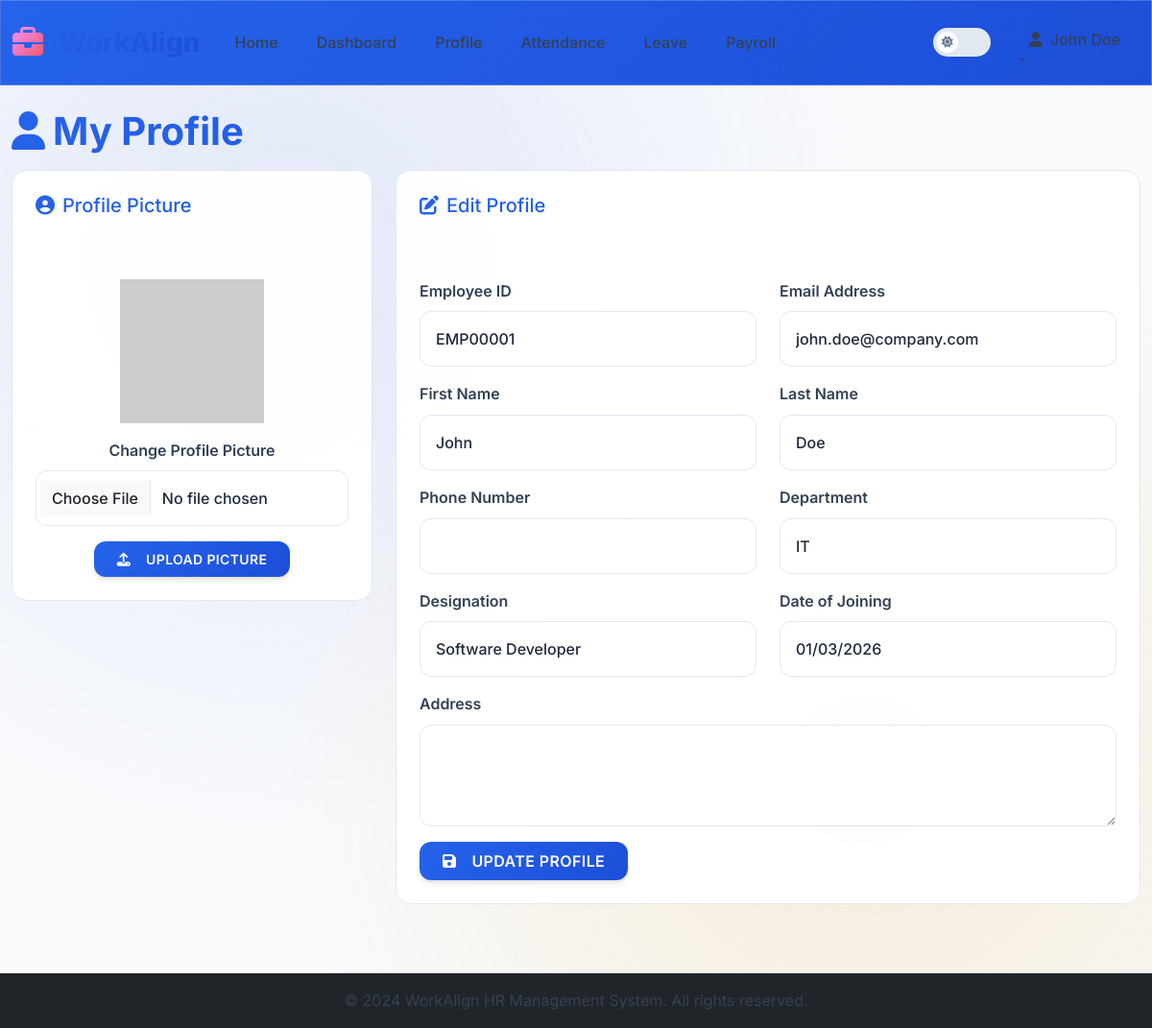
Page /employee/profile.php (signed in) on the committed database.
### tables this page shows
CREATE TABLE employees (
    id INT AUTO_INCREMENT PRIMARY KEY,
    employee_id VARCHAR(20) UNIQUE NOT NULL,
    first_name VARCHAR(50) NOT NULL,
    last_name VARCHAR(50) NOT NULL,
    email VARCHAR(100) UNIQUE NOT NULL,
    phone VARCHAR(20),
    address TEXT,
    password VARCHAR(255) NOT NULL,
    role ENUM('employee', 'admin') DEFAULT 'employee',
    department VARCHAR(50),
    designation VARCHAR(50),
    date_of_joining DATE,
    profile_picture VARCHAR(255),
    is_active BOOLEAN DEFAULT TRUE,
    email_verified BOOLEAN DEFAULT FALSE,
    created_at TIMESTAMP DEFAULT CURRENT_TIMESTAMP,
    updated_at TIMESTAMP DEFAULT CURRENT_TIMESTAMP ON UPDATE CURRENT_TIMESTAMP
);

### config.php (called while the page is built, shortened)
<?php
function isLoggedIn() {
    return isset($_SESSION['user_id']);
}
function isEmployee() {
    return isLoggedIn() && $_SESSION['user_role'] === 'employee';
}
?>

### employee/profile.php (the view, shortened to what this page needs)
<?php
require_once '../config.php';
$conn = connectDB();
$employee_id = $_SESSION['employee_id'];
$stmt = $conn->prepare("SELECT * FROM employees WHERE employee_id = ?");
$stmt->bind_param("s", $employee_id);
$stmt->execute();
$employee = $stmt->get_result()->fetch_assoc();
?>
<?php include '../header.php'; ?>
<div class="row">
    <div class="col-12">
        <h2><i class="fas fa-user me-2"></i>My Profile</h2>
    </div>
</div>
<div class="row">
    <div class="col-md-4">
        <div class="card">
            <div class="card-header">
                <h5><i class="fas fa-user-circle me-2"></i>Profile Picture</h5>
            </div>
            <div class="card-body text-center">
                <img src="<?php echo $employee['profile_picture'] ? 'uploads/profile/' . htmlspecialchars($employee['profile_picture']) : 'https://via.placeholder.com/150'; ?>"
                     alt="Profile Picture"
                     class="profile-avatar mb-3">
                <form method="POST" enctype="multipart/form-data">
                    <div class="mb-3">
                        <label for="profile_picture" class="form-label">Change Profile Picture</label>
                        <input type="file" class="form-control" id="profile_picture" name="profile_picture" accept="image/*">
                    </div>
                    <button type="submit" class="btn btn-primary btn-sm">
                        <i class="fas fa-upload me-2"></i>Upload Picture
                    </button>
                </form>
            </div>
        </div>
    </div>
    <div class="col-md-8">
        <div class="card">
            <div class="card-header">
                <h5><i class="fas fa-edit me-2"></i>Edit Profile</h5>
            </div>
            <div class="card-body">
                <form method="POST" enctype="multipart/form-data">
                    <div class="row">
                        <div class="col-md-6">
                            <div class="mb-3">
                                <label for="employee_id" class="form-label">Employee ID</label>
                                <input type="text" class="form-control" id="employee_id" value="<?php echo htmlspecialchars($employee['employee_id']); ?>" readonly>
                            </div>
                        </div>
                        <div class="col-md-6">
                            <div class="mb-3">
                                <label for="email" class="form-label">Email Address</label>
                                <input type="email" class="form-control" id="email" value="<?php echo htmlspecialchars($employee['email']); ?>" readonly>
                            </div>
                        </div>
                    </div>
                    <div class="row">
                        <div class="col-md-6">
                            <div class="mb-3">
                                <label for="first_name" class="form-label">First Name</label>
                                <input type="text" class="form-control" id="first_name" name="first_name" value="<?php echo htmlspecialchars($employee['first_name']); ?>" required>
                            </div>
                        </div>
                        <div class="col-md-6">
                            <div class="mb-3">
                                <label for="last_name" class="form-label">Last Name</label>
                                <input type="text" class="form-control" id="last_name" name="last_name" value="<?php echo htmlspecialchars($employee['last_name']); ?>" required>
                            </div>
                        </div>
                    </div>
                    <div class="row">
                        <div class="col-md-6">
                            <div class="mb-3">
                                <label for="phone" class="form-label">Phone Number</label>
                                <input type="tel" class="form-control phone-field" id="phone" name="phone" value="<?php echo htmlspecialchars($employee['phone']); ?>">
                            </div>
                        </div>
                        <div class="col-md-6">
                            <div class="mb-3">
                                <label for="department" class="form-label">Department</label>
                                <input type="text" class="form-control" id="department" value="<?php echo htmlspecialchars($employee['department']); ?>" readonly>
                            </div>
                        </div>
                    </div>
                    <div class="row">
                        <div class="col-md-6">
                            <div class="mb-3">
                                <label for="designation" class="form-label">Designation</label>
                                <input type="text" class="form-control" id="designation" value="<?php echo htmlspecialchars($employee['designation']); ?>" readonly>
                            </div>
                        </div>
                        <div class="col-md-6">
                            <div class="mb-3">
                                <label for="date_of_joining" class="form-label">Date of Joining</label>
                                <input type="date" class="form-control" id="date_of_joining" value="<?php echo htmlspecialchars($employee['date_of_joining']); ?>" readonly>
                            </div>
                        </div>
                    </div>
                    <div class="mb-3">
                        <label for="address" class="form-label">Address</label>
                        <textarea class="form-control" id="address" name="address" rows="3"><?php echo htmlspecialchars($employee['address']); ?></textarea>
                    </div>
                    <button type="submit" class="btn btn-primary">
                        <i class="fas fa-save me-2"></i>Update Profile
                    </button>
                </form>
            </div>
        </div>
    </div>
</div>
<?php include '../footer.php'; ?>

### header.php (shortened to what this page needs)
<?php
$dark_mode = isset($_SESSION['dark_mode']) ? $_SESSION['dark_mode'] : false;
?>
<!DOCTYPE html>
<html lang="en" class="<?php echo $dark_mode ? 'dark-mode' : 'light-mode'; ?>">
<head>
    <link href="https://cdn.jsdelivr.net/npm/bootstrap@5.3.0/dist/css/bootstrap.min.css" rel="stylesheet">
    <link href="https://cdnjs.cloudflare.com/ajax/libs/font-awesome/6.4.0/css/all.min.css" rel="stylesheet">
    <link href="assets/css/style-advanced.css" rel="stylesheet">
</head>
</head>
<body>
    <nav class="navbar navbar-expand-lg navbar-dark">
        <div class="container-fluid">
            <a class="navbar-brand" href="/WorkAlign/index.php">
                <i class="fas fa-briefcase me-2"></i>WorkAlign
            </a>
            <div class="collapse navbar-collapse" id="navbarNav">
                <ul class="navbar-nav me-auto">
                    <li class="nav-item">
                        <a class="nav-link" href="/WorkAlign/index.php">Home</a>
                    </li>
                    <?php if (isLoggedIn()): ?>
                        <?php if (isEmployee()): ?>
                            <li class="nav-item">
                                <a class="nav-link" href="/WorkAlign/employee/dashboard.php">Dashboard</a>
                            </li>
                            <li class="nav-item">
                                <a class="nav-link" href="/WorkAlign/employee/profile.php">Profile</a>
                            </li>
                            <li class="nav-item">
                                <a class="nav-link" href="/WorkAlign/employee/attendance.php">Attendance</a>
                            </li>
                            <li class="nav-item">
                                <a class="nav-link" href="/WorkAlign/employee/leave.php">Leave</a>
                            </li>
                            <li class="nav-item">
                                <a class="nav-link" href="/WorkAlign/employee/payroll.php">Payroll</a>
                            </li>
                        <?php endif; ?>
                    <?php endif; ?>
                </ul>
                <ul class="navbar-nav">
                    <li class="nav-item">
                        <div class="nav-link d-flex align-items-center">
                            <div class="theme-toggle <?php echo $dark_mode ? 'active' : ''; ?>" onclick="toggleTheme()" title="Toggle theme">
                                <div class="theme-toggle-slider">
                                    <i class="fas fa-<?php echo $dark_mode ? 'moon' : 'sun'; ?>"></i>
                                </div>
                            </div>
                        </div>
                    </li>
                    <?php if (isLoggedIn()): ?>
                        <li class="nav-item dropdown">
                            <a class="nav-link dropdown-toggle" href="#" role="button" data-bs-toggle="dropdown">
                                <i class="fas fa-user me-1"></i>
                            </a>
                        </li>
                    <?php endif; ?>
                </ul>
            </div>
        </div>
    </nav>
    <main class="container-fluid py-4">

### footer.php (shortened to what this page needs)
</main>
    <footer class="bg-dark text-light py-3 mt-5">
        <div class="container-fluid text-center">
            <p class="mb-0">&copy; 2024 WorkAlign HR Management System. All rights reserved.</p>
        </div>
    </footer>
</body>
</html>

### header.php (style rules this page uses)
:root { --primary-color: #2563eb; --secondary-color: #64748b; --success-color: #16a34a; --danger-color: #dc2626; --warning-color: #f59e0b; --info-color: #0891b2; --light-color: #f8fafc; --dark-color: #1e293b; --gradient-primary: linear-gradient(135deg, #2563eb, #1d4ed8); --gradient-success: linear-gradient(135deg, #16a34a, #15803d); --gradient-danger: linear-gradient(135deg, #dc2626, #b91c1c); --gradient-warning: linear-gradient(135deg, #f59e0b, #d97706); --gradient-info: linear-gradient(135deg, #0891b2, #0e7490); --shadow-sm: 0 1px 2px 0 rgba(0, 0, 0, 0.05); --shadow-md: 0 4px 6px -1px rgba(0, 0, 0, 0.1), 0 2px 4px -1px rgba(0, 0, 0, 0.06); --shadow-lg: 0 10px 15px -3px rgba(0, 0, 0, 0.1), 0 4px 6px -2px rgba(0, 0, 0, 0.05); --shadow-xl: 0 20px 25px -5px rgba(0, 0, 0, 0.1), 0 10px 10px -5px rgba(0, 0, 0, 0.04); }
.light-mode { --bg-primary: #ffffff; --bg-secondary: #f8fafc; --bg-tertiary: #e2e8f0; --text-primary: #1e293b; --text-secondary: #475569; --text-muted: #64748b; --border-color: #e2e8f0; --card-bg: rgba(255, 255, 255, 0.95); --navbar-bg: var(--gradient-primary); }
body { background: var(--bg-secondary); color: var(--text-primary); transition: all 0.3s ease; }
.navbar { background: var(--navbar-bg) !important; transition: all 0.3s ease; }
.card { background: var(--card-bg); color: var(--text-primary); border: 1px solid var(--border-color); transition: all 0.3s ease; }
.form-control, .form-select { background: var(--bg-primary); color: var(--text-primary); border-color: var(--border-color); transition: all 0.3s ease; }
.theme-toggle { position: relative; width: 60px; height: 30px; background: var(--border-color); border-radius: 15px; cursor: pointer; transition: all 0.3s ease; border: 2px solid var(--border-color); }
.theme-toggle-slider { position: absolute; top: 2px; left: 2px; width: 22px; height: 22px; background: white; border-radius: 50%; transition: all 0.3s ease; display: flex; align-items: center; justify-content: center; }
.theme-toggle i { font-size: 12px; color: var(--text-muted); }
.fade-in { animation: fadeIn 0.6s cubic-bezier(0.4, 0, 0.2, 1); }
* { transition: background-color 0.3s ease, color 0.3s ease, border-color 0.3s ease; }

### rows in the picture
employees: employee "EMP00001", email "john.doe@company.com", first_name "John", last_name "Doe", department "IT", designation "Software Developer", date_of_joining "01/03/2026"
